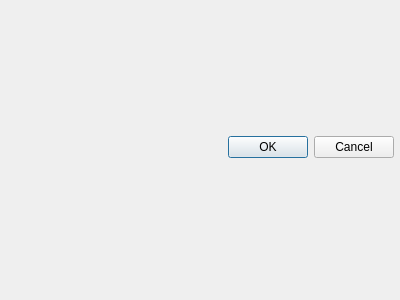
<?xml version="1.0" encoding="UTF-8"?>
<ui version="4.0">
 <class>ParameterEditorDialog</class>
 <widget class="QDialog" name="ParameterEditorDialog">
  <property name="geometry">
   <rect>
    <x>0</x>
    <y>0</y>
    <width>400</width>
    <height>300</height>
   </rect>
  </property>
  <property name="windowTitle">
   <string>Dialog</string>
  </property>
  <layout class="QVBoxLayout" name="mainLayout">
   <property name="leftMargin">
    <number>0</number>
   </property>
   <property name="topMargin">
    <number>0</number>
   </property>
   <property name="rightMargin">
    <number>0</number>
   </property>
   <property name="bottomMargin">
    <number>0</number>
   </property>
   <item>
    <layout class="QVBoxLayout" name="layout_okCancel">
     <property name="leftMargin">
      <number>6</number>
     </property>
     <property name="topMargin">
      <number>0</number>
     </property>
     <property name="rightMargin">
      <number>6</number>
     </property>
     <property name="bottomMargin">
      <number>6</number>
     </property>
     <item>
      <widget class="QDialogButtonBox" name="bb_okCancel">
       <property name="orientation">
        <enum>Qt::Horizontal</enum>
       </property>
       <property name="standardButtons">
        <set>QDialogButtonBox::Cancel|QDialogButtonBox::Ok</set>
       </property>
      </widget>
     </item>
    </layout>
   </item>
  </layout>
 </widget>
 <resources/>
 <connections>
  <connection>
   <sender>bb_okCancel</sender>
   <signal>accepted()</signal>
   <receiver>ParameterEditorDialog</receiver>
   <slot>accept()</slot>
   <hints>
    <hint type="sourcelabel">
     <x>224</x>
     <y>143</y>
    </hint>
    <hint type="destinationlabel">
     <x>157</x>
     <y>274</y>
    </hint>
   </hints>
  </connection>
  <connection>
   <sender>bb_okCancel</sender>
   <signal>rejected()</signal>
   <receiver>ParameterEditorDialog</receiver>
   <slot>reject()</slot>
   <hints>
    <hint type="sourcelabel">
     <x>292</x>
     <y>149</y>
    </hint>
    <hint type="destinationlabel">
     <x>286</x>
     <y>274</y>
    </hint>
   </hints>
  </connection>
 </connections>
</ui>
